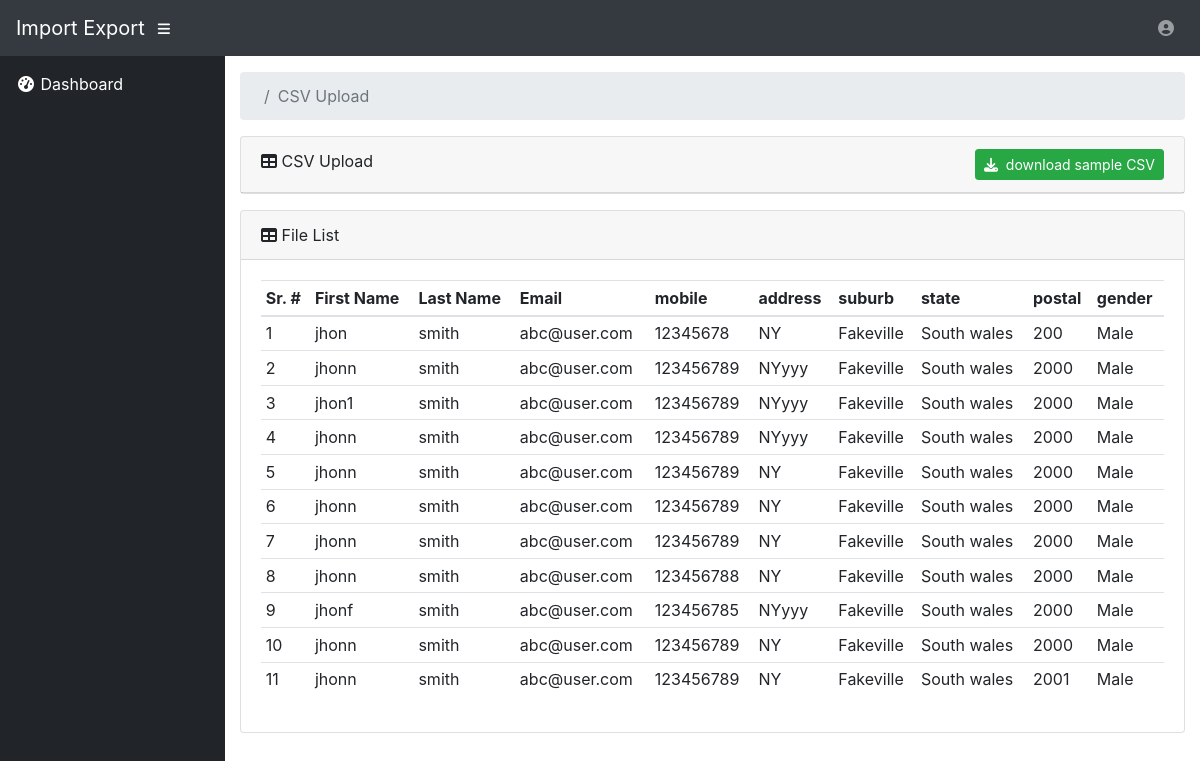
The page /csvdata on the database as committed earlier.
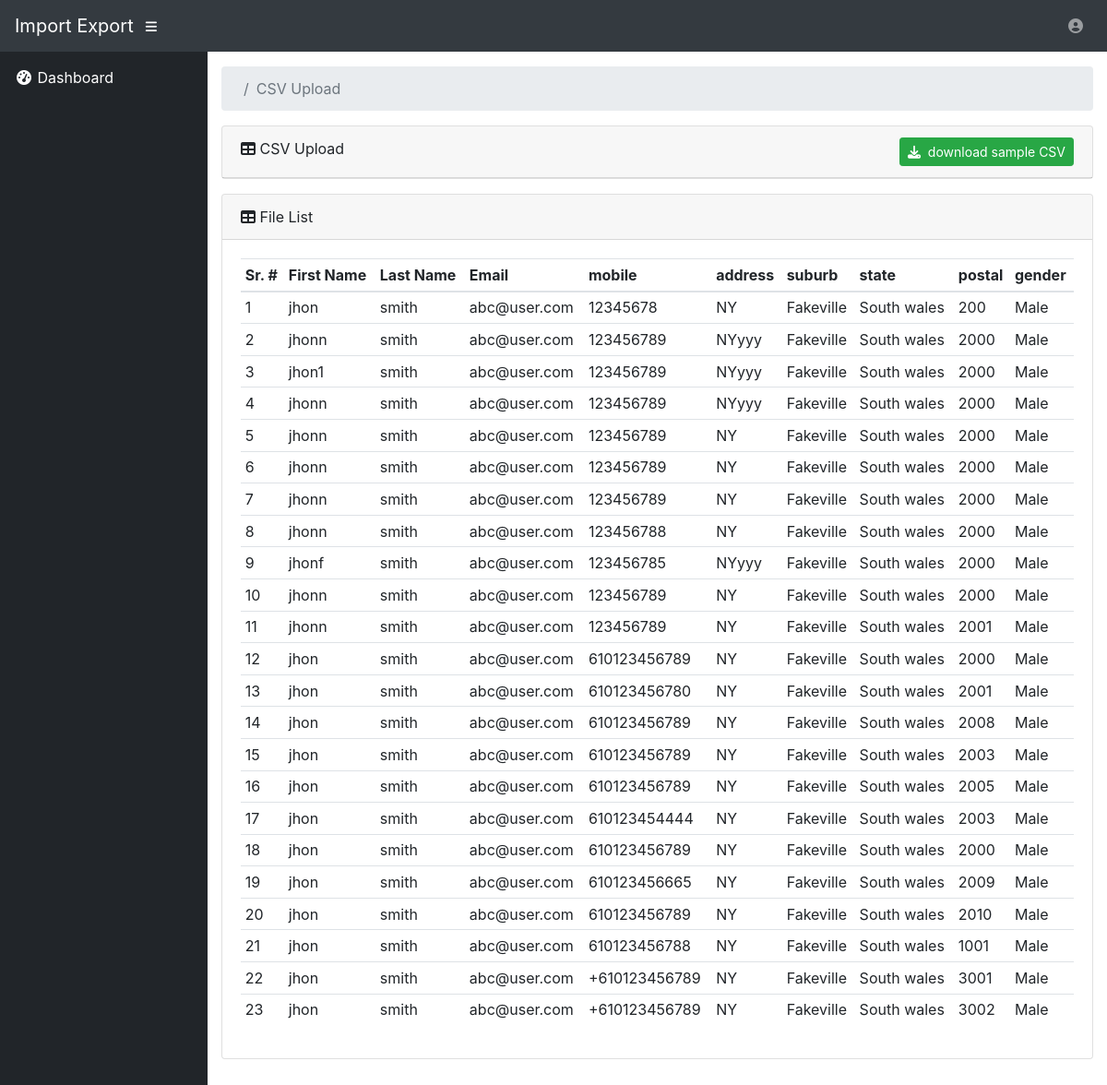
The same page on the database as committed later.
### website/models.py (models this page shows)
class CsvSavedData(models.Model):
    first_name = models.CharField(max_length=100, blank=True)
    last_name = models.CharField(max_length=100, blank=True)
    email = models.EmailField(blank=True)
    mobile = models.TextField(blank=True)
    address = models.TextField(blank=True)
    suburb = models.CharField(max_length=100,blank=True)
    state = models.TextField(blank=True)
    postal = models.IntegerField(blank=True)
    gender = models.CharField(max_length=20,blank=True)
    DOB = models.DateField()

### website/views.py (the view)
# urls.py: path('csvdata', views.csvdata, name='csvdata'),
def csvdata(request):
    csv_data = CsvSavedData.objects.all()
    context = {
        "csv_data": csv_data
    }
    return render(request, "csvdata.html", context=context)

### templates/csvdata.html (shortened to what this page needs)
{% extends 'base.html' %}
{% load static %}
{% block body %}
    <div id="content-wrapper">
    <div class="container-fluid">
        <ol class="breadcrumb">
            <li class="breadcrumb-item active">CSV Upload</li>
        </ol>
        <div class="card mb-3">
            <div class="card-header">
                <i class="fas fa-table"></i>
                CSV Upload
                <a class="btn-sm btn btn-success" href="{% static 'sample.csv' %}"  download style="float: right"><span class="fa fa-download" ></span> &nbsp;download sample CSV</a>
            </div>
        </div>
        <div class="card mb-3">
            <div class="card-header">
                <i class="fas fa-table"></i>
                File List
            </div>
            <div class="card-body">
                <div class="table-responsive">
                    <table class="table table-sm" id="dataTable">
                        <thead>
                        <tr>
                        <th> Sr. #</th>
                        <th> First Name </th>
                        <th> Last Name </th>
                        <th> Email </th>
                        <th> mobile </th>
                        <th> address </th>
                        <th> suburb </th>
                        <th> state </th>
                        <th> postal </th>
                        <th> gender </th>
                        </tr>
                        </thead>
                        <tbody>
                    {% for f in csv_data %}
                        <tr>
                           <td> {{f.id}} </td>
                           <td> {{f.first_name}} </td>
                           <td> {{f.last_name}} </td>
                           <td> {{f.email}} </td>
                           <td> {{f.mobile}} </td>
                           <td> {{f.address}} </td>
                           <td> {{f.suburb}} </td>
                           <td> {{f.state}} </td>
                           <td> {{f.postal}} </td>
                           <td> {{f.gender}} </td>
                        </tr>
                        {% endfor %}
                        </tbody>
                    </table>
                </div>
            </div>
        </div>
    </div>
{% endblock %}

### templates/base.html (shortened to what this page needs)
<!DOCTYPE html>
<html lang="en">
<head>
    <link rel="stylesheet" type="text/css" href="https://cdn.datatables.net/1.10.25/css/jquery.dataTables.css">
    {% load static %}
    <link href="{% static 'vendor/fontawesome-free/css/all.min.css' %}" rel="stylesheet" type="text/css">
    <link href="{% static 'vendor/datatables/dataTables.bootstrap4.css' %}" rel="stylesheet">
    <link href="{% static 'css/sb-admin.css' %}" rel="stylesheet">
</head>
<body id="page-top">
{% include "elements/header.html" %}
<div id="wrapper">
    {% include "elements/sidebar.html" %}
    {% block body %}{% endblock %}
</div>
</body>
</html>

### templates/elements/header.html (shortened to what this page needs)
<nav class="navbar navbar-expand navbar-dark bg-dark static-top">
    <a class="navbar-brand mr-1" href="/">Import Export</a>
    <button class="btn btn-link btn-sm text-white order-1 order-sm-0" id="sidebarToggle" href="#">
        <i class="fas fa-bars"></i>
    </button>
    <ul class="navbar-nav ml-auto ml-md-0">
        <li class="nav-item dropdown no-arrow">
            <a class="nav-link dropdown-toggle" href="#" id="userDropdown" role="button" data-toggle="dropdown" aria-haspopup="true" aria-expanded="false">
                <i class="fas fa-user-circle fa-fw"></i>
            </a>
        </li>
    </ul>
</nav>

### templates/elements/sidebar.html
<ul class="sidebar navbar-nav">
    <li class="nav-item active">
        <a class="nav-link" href="#">
            <i class="fas fa-fw fa-tachometer-alt"></i>
            <span>Dashboard</span>
        </a>
    </li>
</ul>

Rows that differ between the two databases and show on the page:
added CsvSavedData: id "12", first_name "jhon", last_name "smith", email "abc@user.com", mobile "610123456789", address "NY", suburb "Fakeville", state "South wales", postal "2000", gender "Male"
added CsvSavedData: id "13", first_name "jhon", last_name "smith", email "abc@user.com", mobile "610123456780", address "NY", suburb "Fakeville", state "South wales", postal "2001", gender "Male"
added CsvSavedData: id "14", first_name "jhon", last_name "smith", email "abc@user.com", mobile "610123456789", address "NY", suburb "Fakeville", state "South wales", postal "2008", gender "Male"
added CsvSavedData: id "15", first_name "jhon", last_name "smith", email "abc@user.com", mobile "610123456789", address "NY", suburb "Fakeville", state "South wales", postal "2003", gender "Male"
added CsvSavedData: id "16", first_name "jhon", last_name "smith", email "abc@user.com", mobile "610123456789", address "NY", suburb "Fakeville", state "South wales", postal "2005", gender "Male"
added CsvSavedData: id "17", first_name "jhon", last_name "smith", email "abc@user.com", mobile "610123454444", address "NY", suburb "Fakeville", state "South wales", postal "2003", gender "Male"
added CsvSavedData: id "18", first_name "jhon", last_name "smith", email "abc@user.com", mobile "610123456789", address "NY", suburb "Fakeville", state "South wales", postal "2000", gender "Male"
added CsvSavedData: id "19", first_name "jhon", last_name "smith", email "abc@user.com", mobile "610123456665", address "NY", suburb "Fakeville", state "South wales", postal "2009", gender "Male"
added CsvSavedData: id "20", first_name "jhon", last_name "smith", email "abc@user.com", mobile "610123456789", address "NY", suburb "Fakeville", state "South wales", postal "2010", gender "Male"
added CsvSavedData: id "21", first_name "jhon", last_name "smith", email "abc@user.com", mobile "610123456788", address "NY", suburb "Fakeville", state "South wales", postal "1001", gender "Male"
added CsvSavedData: id "22", first_name "jhon", last_name "smith", email "abc@user.com", mobile "+610123456789", address "NY", suburb "Fakeville", state "South wales", postal "3001", gender "Male"
added CsvSavedData: id "23", first_name "jhon", last_name "smith", email "abc@user.com", mobile "+610123456789", address "NY", suburb "Fakeville", state "South wales", postal "3002", gender "Male"
